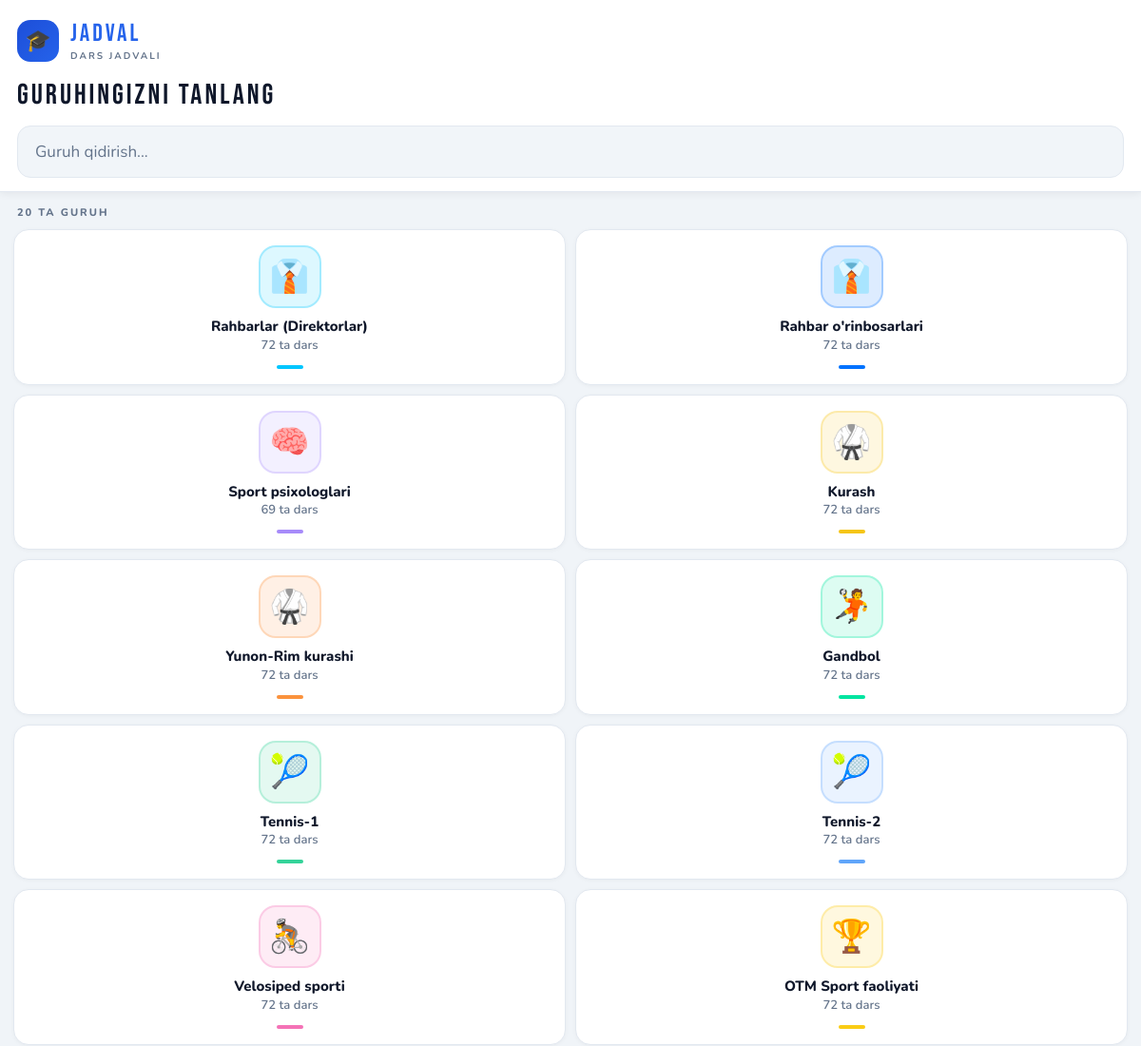
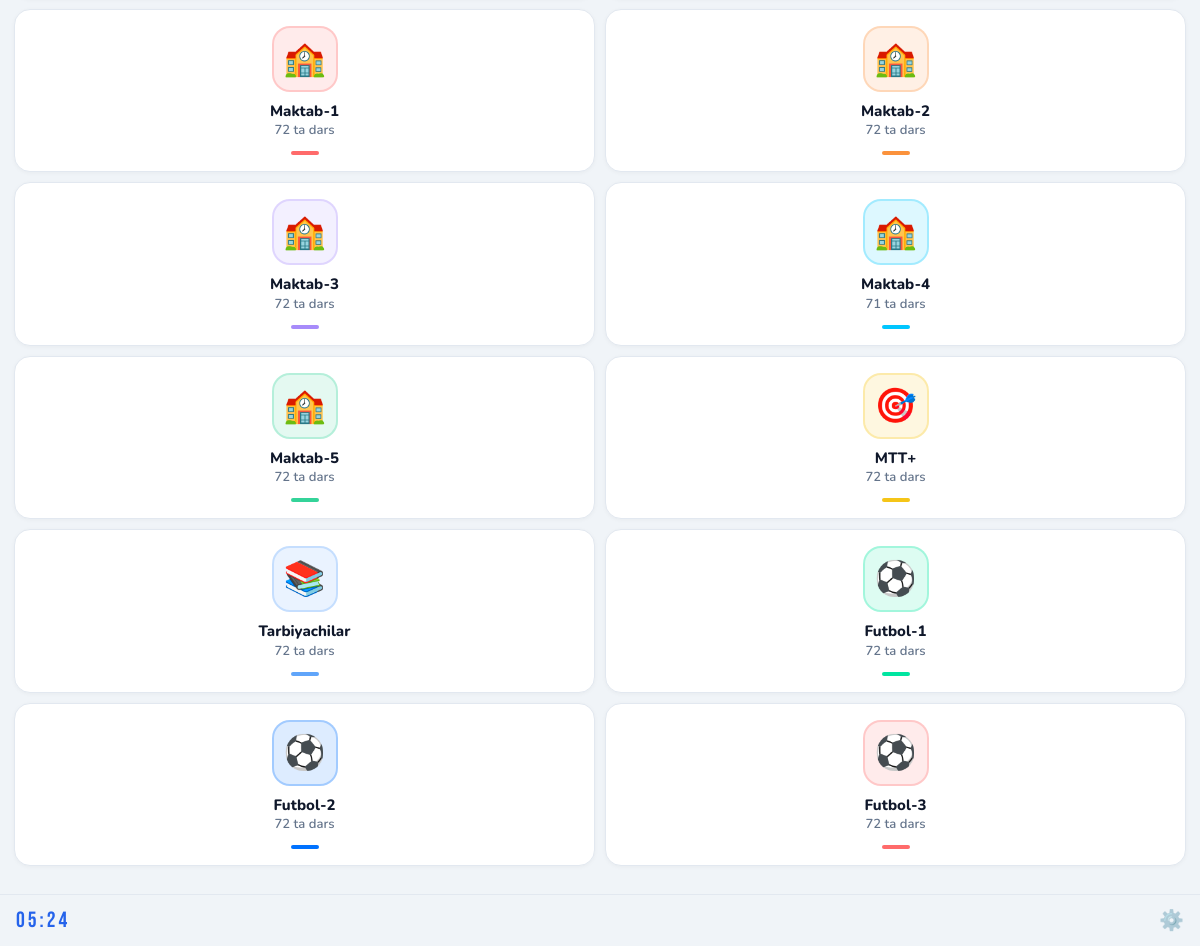
The page / on the database its author committed (2 pictures, top to bottom).
### jadval/models.py (models this page shows, shortened)
class Guruh(models.Model):
    nom = models.CharField(max_length=200, verbose_name="Guruh nomi")
    rang = models.CharField(max_length=7, default='#00c6ff', verbose_name="Rang (hex)")
    ikonka = models.CharField(max_length=10, default='🎓', verbose_name="Ikonka")
    ikonka_rasm = models.ImageField(upload_to='ikonkalar/', blank=True, null=True, verbose_name="Ikonka rasmi (ixtiyoriy)")
    tartib = models.IntegerField(default=0, verbose_name="Tartib")
    yaratilgan = models.DateTimeField(auto_now_add=True)
    class Meta:
        ordering = ['tartib', 'nom']
        verbose_name = "Guruh"
        verbose_name_plural = "Guruhlar"

### jadval/views.py (the view, shortened to what this page needs)
# urls.py: path('', views.mobile_home, name='mobile_home'),
def mobile_home(request):
    guruhlar = Guruh.objects.all()
    selected_guruh = None
    week_schedule = []
    weeks = []
    selected_week = None
    today = date.today()
    guruh_id = request.GET.get('guruh')
    today_kun = ['Dushanba','Seshanba','Chorshanba','Payshanba','Juma','Shanba','Yakshanba'][today.weekday()]
    return render(request, 'jadval/mobile.html', {
        'guruhlar': guruhlar,
        'selected_guruh': selected_guruh,
        'week_schedule': week_schedule,
        'weeks': weeks,
        'selected_week': selected_week,
        'today': today,
        'today_kun': today_kun,
    })

### templates/jadval/mobile.html (shortened to what this page needs)
<!DOCTYPE html>
<html lang="uz">
<head>
</head>
<body>
{% if not selected_guruh %}
<div class="select-page">
  <div class="sel-header">
    <div class="sel-logo">
      <div class="sel-logo-box">🎓</div>
      <div>
        <div class="sel-app-name">JADVAL</div>
        <div class="sel-app-sub">Dars jadvali</div>
      </div>
    </div>
    <div class="sel-title">Guruhingizni tanlang</div>
    <input class="sel-search" type="search" id="selSearch"
           placeholder="Guruh qidirish..." oninput="filterGroups()" autocomplete="off">
  </div>
  <div class="sel-body">
    <div class="sel-count" id="selCount">{{ guruhlar|length }} ta guruh</div>
    <div class="sel-grid" id="selGrid">
      {% for g in guruhlar %}
      <a href="?guruh={{ g.id }}" class="g-card" data-name="{{ g.nom|lower }}">
        <div class="g-ikon" style="background:{{ g.rang }}22; border-color:{{ g.rang }}44;">
          {% if g.ikonka_rasm %}<img src="{{ g.ikonka_rasm.url }}" alt="">
          {% else %}<span style="filter: saturate(1.5)">{{ g.ikonka }}</span>{% endif %}
        </div>
        <div>
          <div class="g-name">{{ g.nom }}</div>
          <div class="g-cnt">{{ g.darslar.count }} ta dars</div>
        </div>
        <div class="g-dot" style="background:{{ g.rang }};"></div>
      </a>
      {% empty %}
      <div style="grid-column:1/-1;padding:40px 20px;text-align:center;color:var(--muted);">
        <div style="font-size:48px;margin-bottom:12px">📭</div>
        <div style="font-size:14px;font-weight:700">Guruhlar yo'q</div>
        <div style="font-size:12px;margin-top:5px">Admin panelda guruh yarating</div>
      </div>
      {% endfor %}
    </div>
  </div>
  <div class="sel-bottom">
    <div id="clockSel" style="font-family:'Bebas Neue',sans-serif;font-size:22px;letter-spacing:3px;color:var(--accent)">--:--</div>
    <a href="/admin-panel/" title="Admin panel">⚙️</a>
  </div>
</div>
{% endif %}
</body>
</html>

### templates/jadval/mobile.html (style rules this page uses)
:root { --bg: #f0f4f8; --card: #ffffff; --card2: #f1f5f9; --border: #e2e8f0; --accent: #2563eb; --a2: #1d4ed8; --text: #0f172a; --muted: #64748b; --green: #059669; --gold: #d97706; --red: #dc2626; --m1: #2563eb; --m2: #059669; --m3: #d97706; --m4: #dc2626; --m5: #7c3aed; --r: 16px; }
*, *::before, *::after { margin: 0; padding: 0; box-sizing: border-box; }
html, body { width: 100%; min-height: 100dvh; background: var(--bg); color: var(--text); font-family: 'Nunito', sans-serif; -webkit-tap-highlight-color: transparent; overflow-x: hidden; }
.select-page { min-height: 100dvh; display: flex; flex-direction: column; }
.sel-header { background: var(--card); border-bottom: 1.5px solid var(--border); padding: 20px 18px 14px; position: sticky; top: 0; z-index: 10; box-shadow: 0 2px 8px rgba(0,0,0,.06); }
.sel-logo { display: flex; align-items: center; gap: 12px; margin-bottom: 16px; }
.sel-logo-box { width: 44px; height: 44px; border-radius: 14px; background: linear-gradient(135deg, var(--a2), var(--accent)); display: flex; align-items: center; justify-content: center; font-size: 22px; flex-shrink: 0; }
.sel-app-name { font-family: 'Bebas Neue', sans-serif; font-size: 26px; letter-spacing: 3px; color: var(--accent); }
.sel-app-sub { font-size: 10px; color: var(--muted); letter-spacing: 2px; text-transform: uppercase; font-weight: 700; margin-top: 1px; }
.sel-title { font-family: 'Bebas Neue', sans-serif; font-size: 30px; letter-spacing: 3px; color: var(--text); margin-bottom: 14px; }
.sel-search { width: 100%; padding: 15px 18px; background: var(--card2); border: 1.5px solid var(--border); border-radius: 14px; color: var(--text); font-family: 'Nunito', sans-serif; font-size: 17px; outline: none; transition: border-color .2s; }
.sel-search::placeholder { color: var(--muted); }
.sel-body { flex: 1; padding: 14px 14px 80px; overflow-y: auto; }
.sel-count { font-size: 11px; font-weight: 800; color: var(--muted); text-transform: uppercase; letter-spacing: 2px; padding: 0 4px 10px; }
.sel-grid { display: grid; grid-template-columns: repeat(2, 1fr); gap: 10px; }
.g-card { background: var(--card); border: 1.5px solid var(--border); border-radius: var(--r); padding: 16px 14px; text-decoration: none; color: var(--text); display: flex; flex-direction: column; align-items: center; gap: 10px; transition: all .15s; text-align: center; box-shadow: 0 1px 4px rgba(0,0,0,.04); -webkit-tap-highlight-color: transparent; }
.g-ikon { width: 66px; height: 66px; border-radius: 18px; display: flex; align-items: center; justify-content: center; font-size: 34px; overflow: hidden; border: 2px solid transparent; }
.g-name { font-size: 15px; font-weight: 800; line-height: 1.3; color: var(--text); }
.g-cnt { font-size: 13px; color: var(--muted); font-weight: 600; }
.g-dot { width: 28px; height: 4px; border-radius: 2px; margin-top: 2px; }
.sel-bottom { position: fixed; bottom: 0; left: 0; right: 0; padding: 12px 16px; background: rgba(240,244,248,.95); border-top: 1px solid var(--border); backdrop-filter: blur(10px); display: flex; align-items: center; justify-content: space-between; font-size: 12px; color: var(--muted); z-index: 10; }
.sel-bottom a { color: var(--muted); text-decoration: none; font-size: 20px; opacity: .6; }

### rows shown on the page
Guruh: ikonka "👔", nom "Rahbarlar (Direktorlar)", darslar.count "72"
Guruh: ikonka "👔", nom "Rahbar o'rinbosarlari", darslar.count "72"
Guruh: ikonka "🧠", nom "Sport psixologlari", darslar.count "69"
Guruh: ikonka "🥋", nom "Kurash", darslar.count "72"
Guruh: ikonka "🥋", nom "Yunon-Rim kurashi", darslar.count "72"
Guruh: ikonka "🤾", nom "Gandbol", darslar.count "72"
Guruh: ikonka "🎾", nom "Tennis-1", darslar.count "72"
Guruh: ikonka "🎾", nom "Tennis-2", darslar.count "72"
Guruh: ikonka "🚴", nom "Velosiped sporti", darslar.count "72"
Guruh: ikonka "🏆", nom "OTM Sport faoliyati", darslar.count "72"
Guruh: ikonka "🏫", nom "Maktab-1", darslar.count "72"
Guruh: ikonka "🏫", nom "Maktab-2", darslar.count "72"
Guruh: ikonka "🏫", nom "Maktab-3", darslar.count "72"
Guruh: ikonka "🏫", nom "Maktab-4", darslar.count "71"
Guruh: ikonka "🏫", nom "Maktab-5", darslar.count "72"
Guruh: ikonka "🎯", nom "MTT+", darslar.count "72"
Guruh: ikonka "📚", nom "Tarbiyachilar", darslar.count "72"
Guruh: ikonka "⚽", nom "Futbol-1", darslar.count "72"
Guruh: ikonka "⚽", nom "Futbol-2", darslar.count "72"
Guruh: ikonka "⚽", nom "Futbol-3", darslar.count "72"

### other values the page prints
{{ guruhlar|length }} "20"
